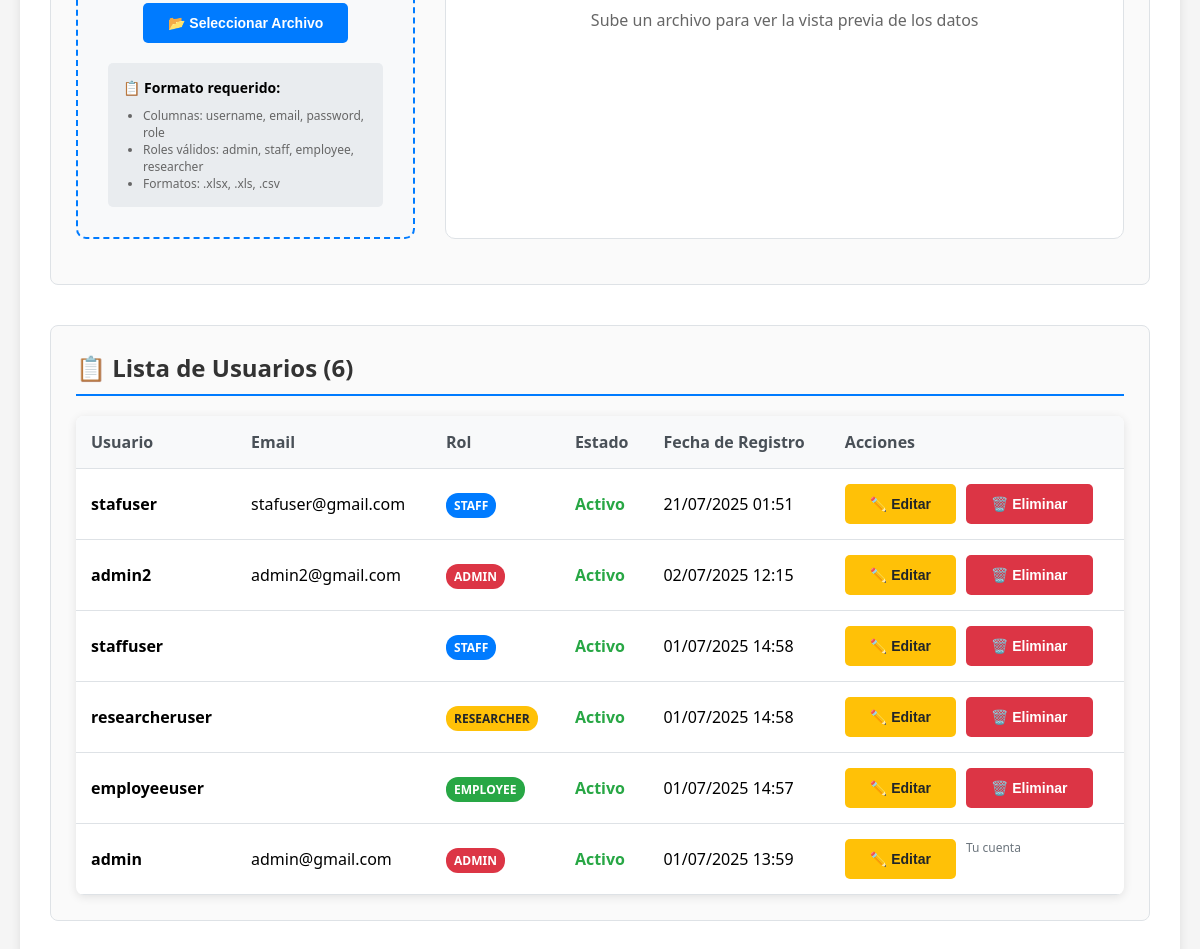
Before: /accounts/admin_user_control/ (signed in, lower part) with the older database file.
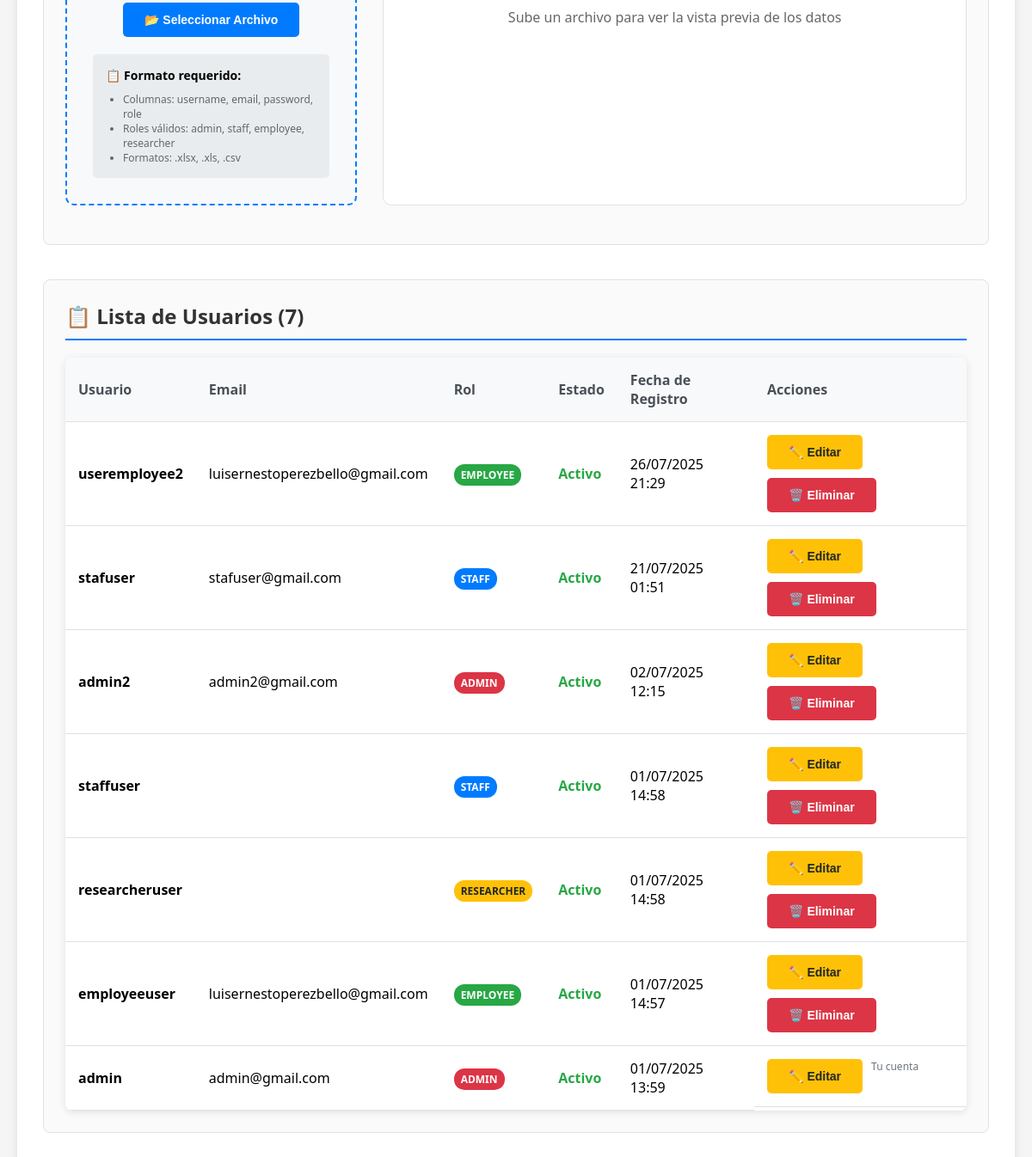
After: the same page with the newer database file.
### accounts/models.py (models this page shows, shortened)
class User(AbstractUser):
    ROLE_CHOICES = [
        ('admin', 'Admin'),
        ('staff', 'Staff'),
        ('employee', 'Employee'),
        ('researcher', 'Researcher'),
    ]
    role = models.CharField(max_length=20, choices=ROLE_CHOICES, default='employee')

### accounts/views.py (the view, shortened to what this page needs)
# urls.py: path('admin_user_control/', admin_user_control, name='admin_user_control'),
@login_required
def admin_user_control(request):
    if request.user.role != 'admin':
        return HttpResponseForbidden('Acceso denegado: No eres administrador.')
    from django.contrib.auth import get_user_model
    User = get_user_model()
    context = {}
    context['usuarios'] = User.objects.all().order_by('-date_joined')
    return render(request, 'admin_user_control.html', context)

### accounts/templates/admin_user_control.html (shortened to what the changed rows need)
<!DOCTYPE html>
<html lang="es">
<head>
</head>
<body>
    <div class="container">
        <div class="content">
            <div class="section">
                <h2>📋 Lista de Usuarios ({{ usuarios.count }})</h2>
                {% if usuarios %}
                    <table class="users-table">
                        <thead>
                            <tr>
                                <th>Usuario</th>
                                <th>Email</th>
                                <th>Rol</th>
                                <th>Estado</th>
                                <th>Fecha de Registro</th>
                                <th>Acciones</th>
                            </tr>
                        </thead>
                        <tbody>
                            {% for usuario in usuarios %}
                            <tr>
                                <td><strong>{{ usuario.username }}</strong></td>
                                <td>{{ usuario.email }}</td>
                                <td>
                                    <span class="role-badge role-{{ usuario.role }}">
                                        {{ usuario.role|title }}
                                    </span>
                                </td>
                                <td>
                                    <span class="{% if usuario.is_active %}status-active{% else %}status-inactive{% endif %}">
                                        {% if usuario.is_active %}Activo{% else %}Inactivo{% endif %}
                                    </span>
                                </td>
                                <td>{{ usuario.date_joined|date:"d/m/Y H:i" }}</td>
                                <td class="actions-cell">
                                    <button class="btn btn-warning" onclick="editarUsuario({{ usuario.id }}, '{{ usuario.username }}', '{{ usuario.email }}', '{{ usuario.role }}', {% if usuario.is_active %}true{% else %}false{% endif %})">
                                        ✏️ Editar
                                    </button>
                                    {% if usuario != user %}
                                    <button class="btn btn-danger" onclick="eliminarUsuario({{ usuario.id }}, '{{ usuario.username }}')">
                                        🗑️ Eliminar
                                    </button>
                                    {% else %}
                                    <span style="color: #6c757d; font-size: 12px;">Tu cuenta</span>
                                    {% endif %}
                                </td>
                            </tr>
                            {% endfor %}
                        </tbody>
                    </table>
                {% else %}
                    <p style="text-align: center; color: #6c757d; font-style: italic;">No hay usuarios registrados</p>
                {% endif %}
            </div>
        </div>
    </div>
</body>
</html>

Changed rows visible on the page:
added User: username "useremployee2", email "luisernestoperezbello@gmail.com", role "EMPLOYEE", is_active "Activo", date_joined "26/07/2025 21:29"
changed User "employeeuser": email (not shown) → "luisernestoperezbello@gmail.com"
Other visible differences:
{{ usuarios.count }}: "6" → "7"
